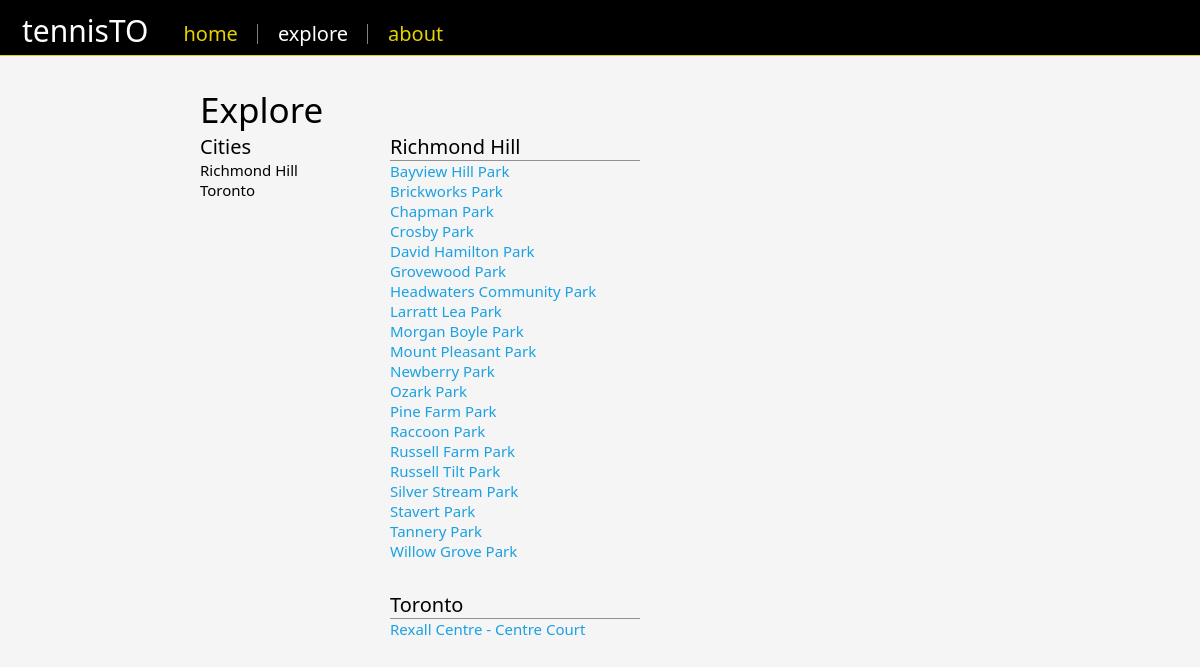
The page /explore/ on the database as committed earlier.
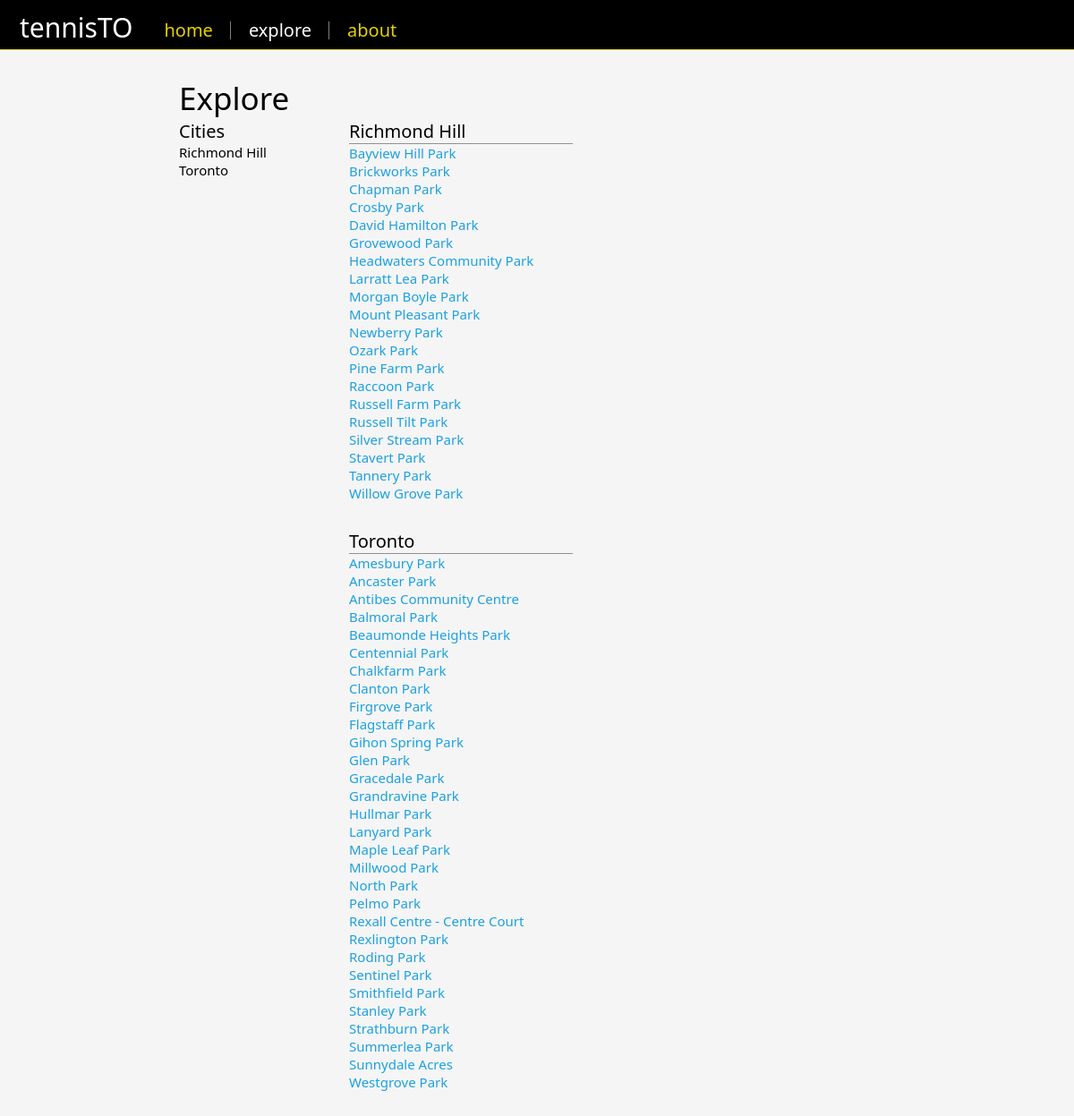
The same page on the database as committed later.
### CourtInfo/models.py (models this page shows, shortened)
class City(models.Model):
    name = models.CharField(max_length=100)
    province = models.ForeignKey(Province)
    def sorted_courts(self):
        return self.court_set.order_by('name')
    class Meta:
        verbose_name = 'city'
        verbose_name_plural = 'cities'

class Court(models.Model):
    name = models.CharField(max_length=100)
    street_address = models.CharField(max_length=150, blank=True)
    city = models.ForeignKey(City)
    geo_position = GeopositionField()
    slug = models.SlugField(unique=True)
    photosynth_url = models.URLField(blank=True)
    fallback_image_url = models.URLField(blank=True)
    is_public = models.BooleanField(default=True)
    number_of_courts = models.IntegerField(default=2, blank=True)
    has_lights = models.BooleanField(default=True)
    surface_type = models.IntegerField(default=4, choices=SURFACE_TYPE_CHOICES)
    court_info = models.TextField(blank=True)
    court_condition = models.TextField(blank=True)
    class Meta:
        verbose_name = 'court'
        verbose_name_plural = 'courts'

### Explore/views.py (the view)
def index(request):
    courts = Court.objects.all()
    cities = City.objects.all().order_by('name')
    context = {
        'is_explore_page': True,
        'cities': cities
    }
    return render(request, 'Explore/explore_main.html', context)

### Explore/templates/Explore/explore_main.html (shortened to what this page needs)
{% extends "base.html" %}
{% block content %}
<div id="contentDiv" style="width:800px; margin-left:auto; margin-right:auto; margin-top:30px;">
  <div style="font-size:35px;">
    Explore
  </div>
  <div style="float:left; width:190px;">
    <div class="TextTitle2Style">
      Cities
    </div>
    {% for city in cities %}
      <div class="TextNormalStyle">
      {{ city.name }}
      </div>
    {% endfor %}
  </div>
  <div style="float:left; width:610px;">
    {% for city in cities %}
      <div class="TextTitle2Style" style="border-bottom:solid 1px #919191; width:250px;">
      {{ city.name }}
      </div>
      {% for court in city.sorted_courts %}
        <div class="TextNormalStyle">
        <a href="/courts/view/{{ court.slug }}/"> {{ court.name }} </a>
        </div>
      {% endfor %}
      <div class="SpacerLarge"> </div>
    {% endfor %}
  </div>
</div>
{% endblock %}

### templates/base.html (shortened to what this page needs)
<!DOCTYPE html>
{% load staticfiles %}
<html>
    <head>
        <link rel="stylesheet" type="text/css" href="{% static 'tennisTO.css' %}">
        <link rel="stylesheet" type="text/css" href="{% static 'controls.css' %}">
    </head>
    <body>
        {% include "banner.html" %}
        {% block content %}
        {% endblock %}
    </body>
</html>

### templates/banner.html
<div class='header'>
    <div class='logo'>
        tennisTO
    </div>
    <div class="navAndSearch">
      <ul class="nav">
        <li>
          {% if is_homepage %}
            <a href="/" style="color:white;">
          {% else %}
            <a href="/" style="color:#E5D200;">
          {% endif %}
          home </a>
        </li>
        <li>
          {% if is_explore_page %}
            <a href="/explore/" style="color:white;">
          {% else %}
            <a href="/explore/" style="color:#E5D200;">
          {% endif %}
          explore </a>
        </li>
        <li>
          {% if is_about_page %}
            <a href="/about/" style="color:white;">
          {% else %}
            <a href="/about/" style="color:#E5D200;">
          {% endif %}
          about </a>
        </li>
      </ul>
    </div>
</div>

### static/tennisTO.css (style rules this page uses)
body { margin: 0; padding: 0; border: 0; height: 100%; background-color: WhiteSmoke; overflow-x : hidden; font-family: "Segoe UI", "Segoe UI Web Regular", "Segoe UI Symbol", "Helvetica Neue", "BBAlpha Sans", "S60 Sans", Arial, "sans-serif"; }
.header { color:white; background-color:black; width:100%; height:55px; border:0px; border-bottom: solid 1px #E5D200; padding: 0 25px 0 5px; }
.logo { margin-left:2px; font-size:30px; float:left; color:white; padding: 10px 0 0 15px; }
.navAndSearch { float:left; padding: 22px 0 0 15px; }
.nav { width:390px; height: 20px; margin: 0; padding: 2px 0; list-style: none; float: left; overflow: hidden; }
.nav li { float:left; border-left: solid 1px gray; font-size: 20px; padding: 0 20px; margin-left: -1px; line-height: 20px; }

### static/controls.css (style rules this page uses)
.TextTitle2Style { font-size: 20px; }
.TextNormalStyle { font-size: 15px; }
.SpacerLarge { height: 30px; }
a { color:#1BA1E2; }
a:link { text-decoration:none; }

Rows that differ between the two databases and show on the page:
added Court: name "Amesbury Park", shown under City "Toronto"
added Court: name "Ancaster Park", shown under City "Toronto"
added Court: name "Antibes Community Centre", shown under City "Toronto"
added Court: name "Balmoral Park", shown under City "Toronto"
added Court: name "Beaumonde Heights Park", shown under City "Toronto"
added Court: name "Centennial Park", shown under City "Toronto"
added Court: name "Chalkfarm Park", shown under City "Toronto"
added Court: name "Clanton Park", shown under City "Toronto"
added Court: name "Firgrove Park", shown under City "Toronto"
added Court: name "Flagstaff Park", shown under City "Toronto"
added Court: name "Gihon Spring Park", shown under City "Toronto"
added Court: name "Glen Park", shown under City "Toronto"
added Court: name "Gracedale Park", shown under City "Toronto"
added Court: name "Grandravine Park", shown under City "Toronto"
added Court: name "Hullmar Park", shown under City "Toronto"
added Court: name "Lanyard Park", shown under City "Toronto"
added Court: name "Maple Leaf Park", shown under City "Toronto"
added Court: name "Millwood Park", shown under City "Toronto"
added Court: name "North Park", shown under City "Toronto"
added Court: name "Pelmo Park", shown under City "Toronto"
added Court: name "Rexlington Park", shown under City "Toronto"
added Court: name "Roding Park", shown under City "Toronto"
added Court: name "Sentinel Park", shown under City "Toronto"
added Court: name "Smithfield Park", shown under City "Toronto"
added Court: name "Stanley Park", shown under City "Toronto"
added Court: name "Strathburn Park", shown under City "Toronto"
added Court: name "Summerlea Park", shown under City "Toronto"
added Court: name "Sunnydale Acres", shown under City "Toronto"
added Court: name "Westgrove Park", shown under City "Toronto"
